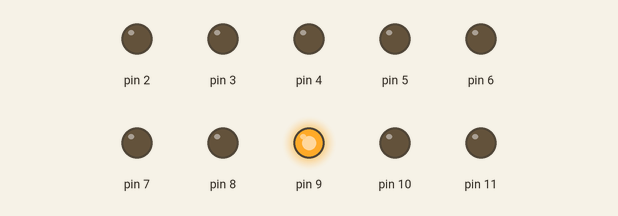
The sketch below on a simulated Arduino Uno, built with avr-gcc and run on an emulated ATmega328P. On the bench: output pins drawn as LEDs (lit = HIGH). Random numbers use the default seed unless the sketch sets one.

Above: at 0.1 s.
At 13.3 s:
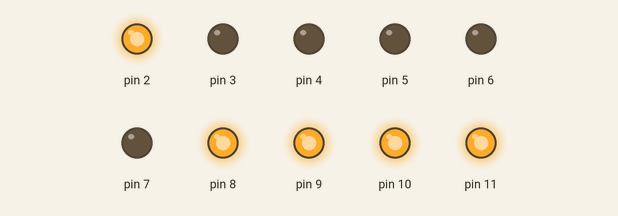
At 17.5 s:
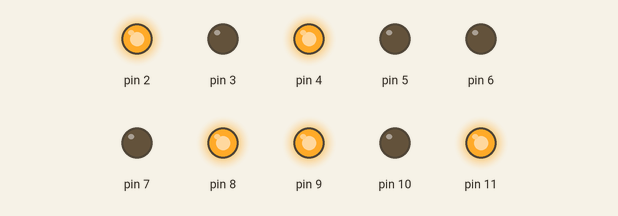
At 25.0 s:
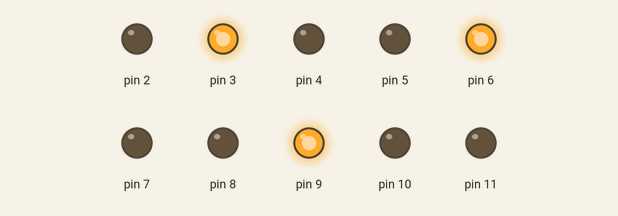
At 32.5 s:
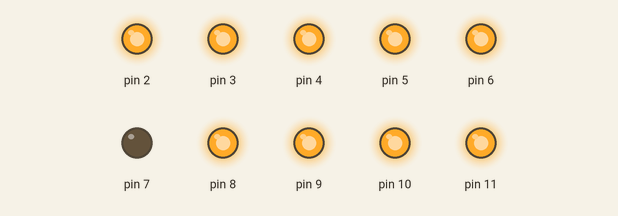
At 37.0 s:
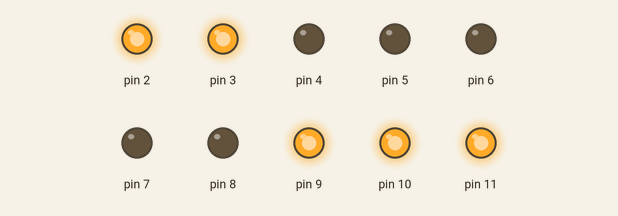
Timing chart, 0 to 40.0 s (numbered marks = the images above):
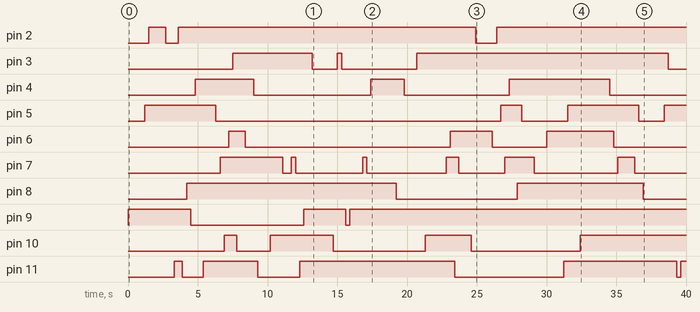

Measured:
- by itself, pin 2: goes HIGH 1.2 s, LOW 0.90 s, HIGH 21.3 s, LOW 1.5 s, then HIGH
- by itself, pin 3: goes HIGH 5.7 s, LOW 1.8 s, HIGH 0.30 s, LOW 5.4 s, HIGH 18.0 s, then LOW
- by itself, pin 4: goes HIGH 4.2 s, LOW 8.4 s, HIGH 2.4 s, LOW 7.5 s, HIGH 7.2 s, then LOW
- by itself, pin 5: goes HIGH 5.1 s, LOW 20.4 s, HIGH 1.5 s, LOW 3.3 s, HIGH 5.1 s, LOW 1.8 s, then HIGH
- by itself, pin 6: goes HIGH 1.2 s, LOW 14.7 s, HIGH 3.0 s, LOW 3.9 s, HIGH 4.8 s, then LOW
- by itself, pin 7: LOW → HIGH at 6.6 s, → LOW 4.5 s later, → HIGH 0.60 s later, → LOW 0.30 s later, … (12 changes in this stretch)
- by itself, pin 8: LOW → HIGH at 4.2 s, → LOW 15.0 s later, → HIGH 8.7 s later, → LOW 9.0 s later
- by itself, pin 9: goes HIGH 4.5 s, LOW 8.1 s, HIGH 3.0 s, LOW 0.30 s, then HIGH

The sketch:

miniecoalbero_improved.ino
```cpp
void setup(){
      pinMode( 2, OUTPUT);
      pinMode( 3, OUTPUT);
      pinMode( 4, OUTPUT);
      pinMode( 5, OUTPUT);
      pinMode( 6, OUTPUT);
      pinMode( 7, OUTPUT);
      pinMode( 8, OUTPUT);
      pinMode( 9, OUTPUT);
      pinMode(10, OUTPUT);
      pinMode(11, OUTPUT);
}

void loop(){
  int n, a;
  n = random(2,12);
  a = random(0,2);
  /*if (a){
    digitalWrite(n,HIGH);
  }else{
    digitalWrite(n,LOW);
  }*/

  digitalWrite(n,a);

  delay(300);
}
```
